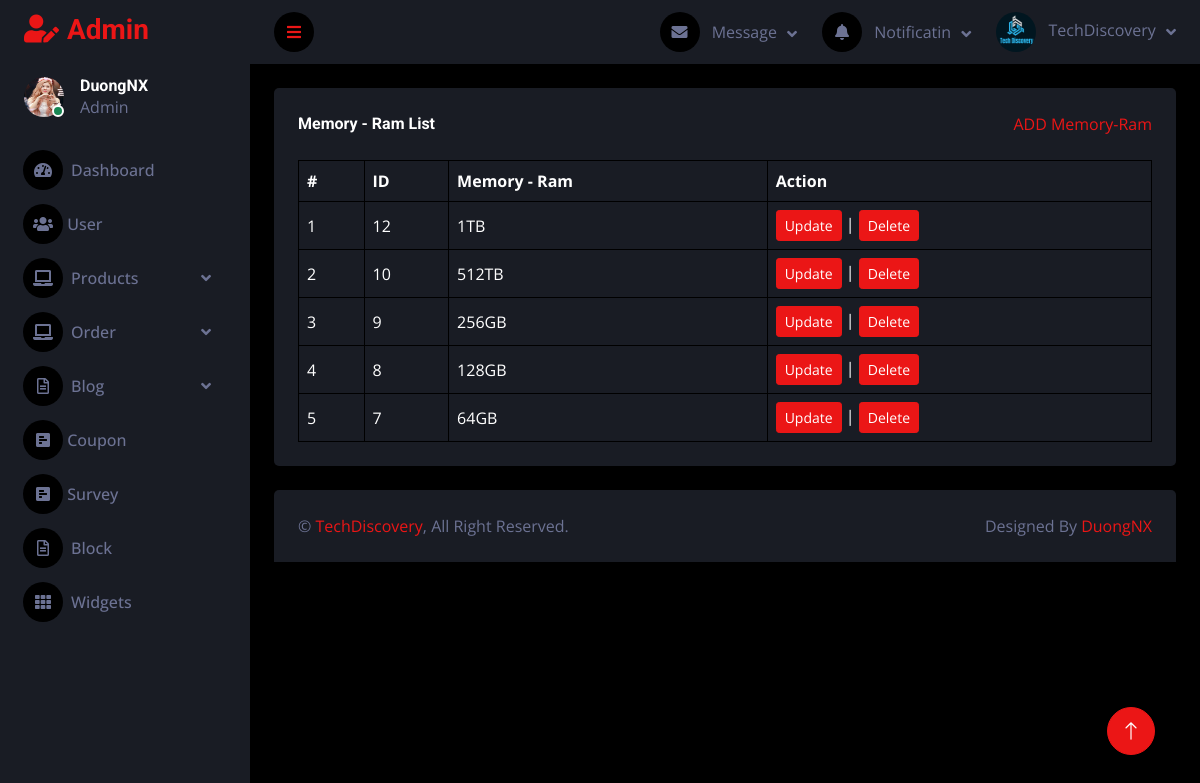
The app's page /admin/memory_ramlist.php with its own data.
### tables this page shows
CREATE TABLE `tbl_memory_ram` (
  `memory_ram_id` int(11) NOT NULL,
  `memory_ram_name` varchar(255) NOT NULL
);

### admin/database.php (called while the page is built, shortened)
<?php
class Database
{
    public $host = DB_HOST;
    public $user = DB_USER;
    public $pass = DB_PASS;
    public $dbname = DB_NAME;
    public $link;
    private function connectDB()
    {
        $this->link = new mysqli($this->host, $this->user, $this->pass, $this->dbname);
    }
    public function select($query)
    {
        $result = $this->link->query($query) or die($this->link->error . __LINE__);
        if ($result->num_rows > 0) {
            return $result;
        } else {
            return false;
        }
    }
}
?>

### admin/class/memory_ram_class.php (called while the page is built, shortened)
<?php
    include 'database.php';
?>
<?php
    class memory_ram {
        private $db;
        public function __construct()
        {
            $this -> db = new Database();
        }
        public function show_memory_ram(){
            $query = "SELECT * FROM tbl_memory_ram ORDER BY memory_ram_id DESC ";
            $result = $this->db->select($query);
            return $result;
        }
    }
?>

### admin/memory_ramlist.php (the view, shortened to what this page needs)
<?php
include "header.php";
include "sidebar.php";
include "navbar.php";
include "class/memory_ram_class.php";
?>
<?php
$memory_ram = new memory_ram;
$show_memory_ram = $memory_ram->show_memory_ram();
?>
<div class="container-fluid pt-4 px-4">
    <div class="bg-secondary text-center rounded p-4">
        <div class="d-flex align-items-center justify-content-between mb-4">
            <h6 class="mb-0">Memory - Ram List</h6>
            <a href="memory_ram_add.php">ADD Memory-Ram</a>
        </div>
        <div class="table-responsive">
            <table class="table text-start align-middle table-bordered table-hover mb-0">
                <thead>
                    <tr class="text-white">
                        <th scope="col">#</th>
                        <th scope="col">ID</th>
                        <th scope="col">Memory - Ram</th>
                        <th scope="col">Action</th>
                    </tr>
                </thead>
                <tbody>
                    <?php
                    if ($show_memory_ram) {
                        $i = 0;
                        while ($result = $show_memory_ram->fetch_assoc()) {
                            $i++;
                    ?>
                            <tr>
                                <td><?php echo $i ?></td>
                                <td><?php echo $result['memory_ram_id'] ?></td>
                                <td><?php echo $result['memory_ram_name'] ?></td>
                                <td>
                                    <a class="btn btn-sm btn-primary" href="memory_ramedit.php?memory_ram_id=<?php echo $result['memory_ram_id'] ?>">Update</a> |
                                    <a class="btn btn-sm btn-primary" href="#" onclick="confirmDelete(<?php echo $result['memory_ram_id'] ?>)">Delete</a>
                                </td>
                            </tr>
                    <?php
                        }
                    }
                    ?>
                </tbody>
            </table>
        </div>
    </div>
</div>
<?php
include "footer.php";
?>

### admin/css/style.css (style rules this page uses)
:root { --primary: #EB1616; --secondary: #191C24; --light: #6C7293; --dark: #000000; }
.btn { transition: .5s; }

### records on screen
tbl_memory_ram: memory_ram_id "12", memory_ram_name "1TB"
tbl_memory_ram: memory_ram_id "10", memory_ram_name "512TB"
tbl_memory_ram: memory_ram_id "9", memory_ram_name "256GB"
tbl_memory_ram: memory_ram_id "8", memory_ram_name "128GB"
tbl_memory_ram: memory_ram_id "7", memory_ram_name "64GB"
